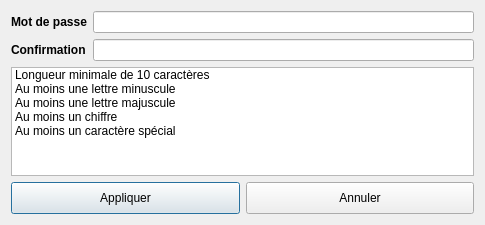
<?xml version="1.0" encoding="UTF-8"?>
<ui version="4.0">
 <class>PasswordStrengthDialog</class>
 <widget class="QDialog" name="PasswordStrengthDialog">
  <property name="geometry">
   <rect>
    <x>0</x>
    <y>0</y>
    <width>485</width>
    <height>225</height>
   </rect>
  </property>
  <property name="minimumSize">
   <size>
    <width>0</width>
    <height>225</height>
   </size>
  </property>
  <property name="windowTitle">
   <string>Mot de passe</string>
  </property>
  <layout class="QVBoxLayout" name="verticalLayout">
   <item>
    <layout class="QGridLayout" name="gridLayout">
     <item row="0" column="1">
      <widget class="QLineEdit" name="txtPassword">
       <property name="echoMode">
        <enum>QLineEdit::Password</enum>
       </property>
      </widget>
     </item>
     <item row="0" column="0">
      <widget class="QLabel" name="lblPassword">
       <property name="font">
        <font>
         <weight>75</weight>
         <bold>true</bold>
        </font>
       </property>
       <property name="text">
        <string>Mot de passe</string>
       </property>
      </widget>
     </item>
     <item row="1" column="0">
      <widget class="QLabel" name="lblPasswordConf">
       <property name="font">
        <font>
         <weight>75</weight>
         <bold>true</bold>
        </font>
       </property>
       <property name="text">
        <string>Confirmation</string>
       </property>
      </widget>
     </item>
     <item row="1" column="1">
      <widget class="QLineEdit" name="txtPasswordConf">
       <property name="echoMode">
        <enum>QLineEdit::Password</enum>
       </property>
      </widget>
     </item>
    </layout>
   </item>
   <item>
    <widget class="QListWidget" name="lstValidate">
     <property name="sizePolicy">
      <sizepolicy hsizetype="Expanding" vsizetype="Maximum">
       <horstretch>0</horstretch>
       <verstretch>0</verstretch>
      </sizepolicy>
     </property>
     <property name="minimumSize">
      <size>
       <width>0</width>
       <height>80</height>
      </size>
     </property>
     <property name="verticalScrollBarPolicy">
      <enum>Qt::ScrollBarAlwaysOff</enum>
     </property>
     <property name="horizontalScrollBarPolicy">
      <enum>Qt::ScrollBarAlwaysOff</enum>
     </property>
     <property name="autoScroll">
      <bool>false</bool>
     </property>
     <property name="editTriggers">
      <set>QAbstractItemView::NoEditTriggers</set>
     </property>
     <property name="showDropIndicator" stdset="0">
      <bool>false</bool>
     </property>
     <property name="selectionMode">
      <enum>QAbstractItemView::NoSelection</enum>
     </property>
     <item>
      <property name="text">
       <string>Longueur minimale de 10 caractères</string>
      </property>
     </item>
     <item>
      <property name="text">
       <string>Au moins une lettre minuscule</string>
      </property>
     </item>
     <item>
      <property name="text">
       <string>Au moins une lettre majuscule</string>
      </property>
     </item>
     <item>
      <property name="text">
       <string>Au moins un chiffre</string>
      </property>
     </item>
     <item>
      <property name="text">
       <string>Au moins un caractère spécial</string>
      </property>
     </item>
    </widget>
   </item>
   <item>
    <layout class="QHBoxLayout" name="horizontalLayout_2">
     <item>
      <widget class="QPushButton" name="btnOK">
       <property name="minimumSize">
        <size>
         <width>0</width>
         <height>32</height>
        </size>
       </property>
       <property name="cursor">
        <cursorShape>PointingHandCursor</cursorShape>
       </property>
       <property name="text">
        <string>Appliquer</string>
       </property>
       <property name="icon">
        <iconset resource="../../resources/TeraClient.qrc">
         <normaloff>:/icons/ok.png</normaloff>:/icons/ok.png</iconset>
       </property>
       <property name="iconSize">
        <size>
         <width>24</width>
         <height>24</height>
        </size>
       </property>
      </widget>
     </item>
     <item>
      <widget class="QPushButton" name="btnCancel">
       <property name="minimumSize">
        <size>
         <width>0</width>
         <height>32</height>
        </size>
       </property>
       <property name="cursor">
        <cursorShape>PointingHandCursor</cursorShape>
       </property>
       <property name="text">
        <string>Annuler</string>
       </property>
       <property name="icon">
        <iconset resource="../../resources/TeraClient.qrc">
         <normaloff>:/icons/delete_old.png</normaloff>:/icons/delete_old.png</iconset>
       </property>
       <property name="iconSize">
        <size>
         <width>24</width>
         <height>24</height>
        </size>
       </property>
      </widget>
     </item>
    </layout>
   </item>
  </layout>
 </widget>
 <resources>
  <include location="../../resources/TeraClient.qrc"/>
 </resources>
 <connections/>
</ui>
